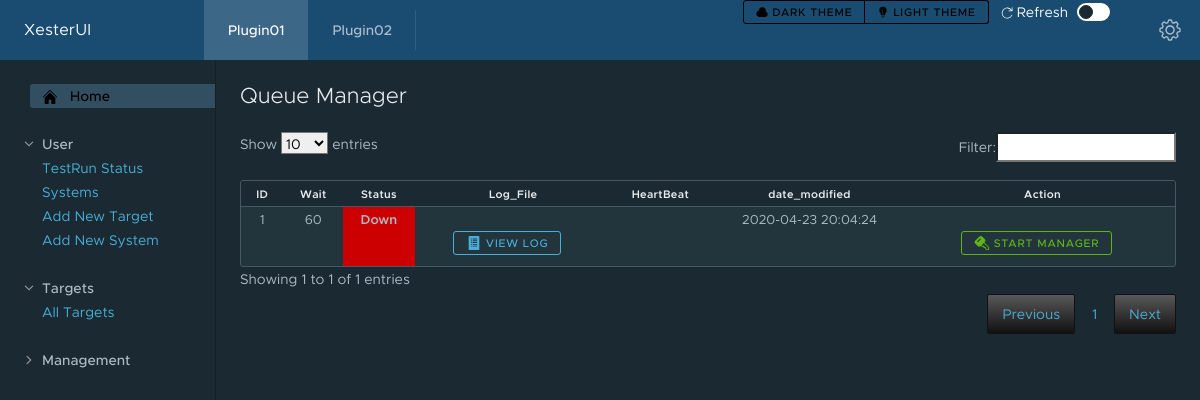
The app's page /UI/queue_manager.php with its own data.
### tables this page shows
CREATE TABLE QUEUE_MANAGER (
  ID int(11) NOT NULL AUTO_INCREMENT,
  STATUS_ID int(11) NOT NULL,
  Wait int(11) NOT NULL,
  Log_File varchar(255),
  Heartbeat varchar(255),
  PRIMARY KEY (ID),
  FOREIGN KEY(STATUS_ID) REFERENCES STATUS(ID),
  date_modified TIMESTAMP NOT NULL DEFAULT CURRENT_TIMESTAMP ON UPDATE CURRENT_TIMESTAMP
);

CREATE TABLE STATUS (
  ID int(11) NOT NULL AUTO_INCREMENT,
  Status varchar(50) NOT NULL,
  HtmlColor varchar(10) Not NULL,
  HTML_Description varchar(20) Not NULL,
  PRIMARY KEY (ID),
  UNIQUE (Status),
  date_modified TIMESTAMP NOT NULL DEFAULT CURRENT_TIMESTAMP ON UPDATE CURRENT_TIMESTAMP
);

### UI/queue_manager.php (the view, shortened to what this page needs)
<!DOCTYPE html>
<html lang="en">
<?php
	require_once 'components/header.php';
?>
<?php
	if (!empty($_GET['new_status_id'])) {
		$new_status_id=$_GET['new_status_id'];
		include 'components/database.php';
		$sql = "UPDATE queue_manager SET Status_ID = $new_status_id";
		$pdo = Database::connect();
		$pdo->query($sql);
		header("Refresh:0 url=queue_manager.php");
	} else {
?>
	<div class="content-area">
<h3>Queue Manager</h3></br>
				<div class="row">
					<table id="example" class="table table-compact">
						<thead>
							<tr>
							<th>ID</th>
							<th>Wait</th>
							<th>Status</th>
							<th>Log_File</th>
							<th>HeartBeat</th>
							<th>date_modified</th>
							<th>Action</th>
							</tr>
						</thead>
						<tbody>
							<?php
							$pdo = Database::connect();
							$sql = 'select qm.ID, '
										. 'qm.Status_ID, '
										. 'qm.Wait, '
										. 'qm.Log_File as Qman_Log, '
										. 'qm.Heartbeat, '
										. 'qm.date_modified, '
										. 's.HtmlColor, '
										. 's.Status '
									. 'from QUEUE_MANAGER qm '
									. 'join STATUS s on qm.Status_ID=s.ID ';
							foreach ($pdo->query($sql) as $row) {
								echo '<tr>';
								echo '<td>'. $row['ID'] . '</td>';
								echo '<td>'. $row['Wait'] . '</td>';
								echo '<td style=background-color:'. $row['HtmlColor'] . '><b>'. $row['Status'] . '</b></td>';
								echo '<td><form action="viewlog.php" method="get"><input type="hidden" name="Log_File" value='.$row['Qman_Log'].'><button class="btn btn-info btn-sm"><clr-icon class="is-solid" size="16" shape="list"></clr-icon> View Log</button></form></td>';
								echo '<td>'. $row['Heartbeat'] . '</td>';
								echo '<td>'. $row['date_modified'] . '</td>';
								if ($row['Status_ID'] == 1) {
									echo '<td><form action="queue_manager.php" method="get"><input type="hidden" name="new_status_id" value="3"><button class="btn btn-success-outline btn-sm"><clr-icon class="is-solid" shape="key" size="16"></clr-icon> Start Manager</button></form></td>';
								} elseif ($row['Status_ID'] == 2) {
									echo '<td><form action="queue_manager.php" method="get"><input type="hidden" name="new_status_id" value="4"><button class="btn btn-danger-outline btn-sm"><clr-icon class="is-solid" shape="stop" size="16"></clr-icon><b> Stop Manager</b></button></form></td>';
								} elseif ($row['Status_ID'] == 3) {
									echo '<td><form action="queue_manager.php" method="get"><button class="btn btn-info btn-sm"><clr-icon class="is-solid" shape="refresh" size="16"></clr-icon> Refresh</button></form></td>';
								}else {
									echo '<td><form action="queue_manager.php" method="get"><button class="btn btn-info btn-sm"><clr-icon class="is-solid" shape="refresh" size="16"></clr-icon> Refresh</button></form></td>';
								}
								echo '</tr>';
							}
							?>
						</tbody>
					</table>
		</div>
	</div>
    <nav class="sidenav">
	</nav>
</div>
</body>
<?php
	}
?>
</html>

### records on screen
queue_manager: ID "1", Wait "60", STATUS_ID.Status "Down", date_modified "2020-04-23 20:04:24", shows "START MANAGER"
